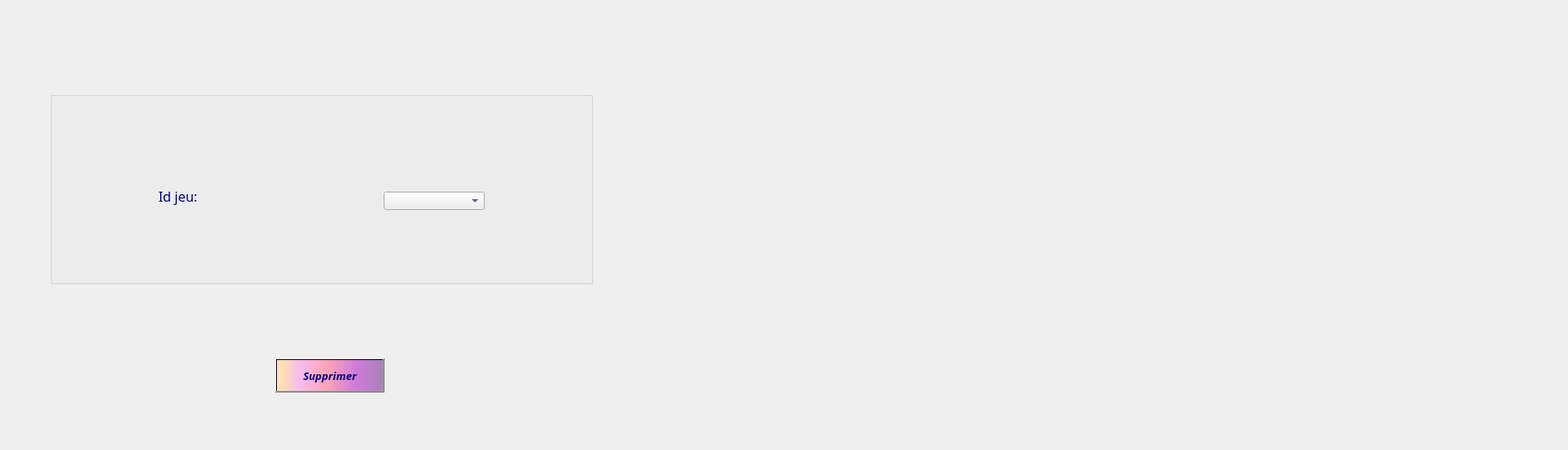
     <widget class="QWidget" name="tab_8">
      <attribute name="title">
       <string>Supprimer</string>
      </attribute>
      <widget class="QGroupBox" name="groupBox_suppCl_5">
       <property name="geometry">
        <rect>
         <x>60</x>
         <y>110</y>
         <width>651</width>
         <height>231</height>
        </rect>
       </property>
       <property name="font">
        <font>
         <family>Lucida Calligraphy</family>
         <pointsize>16</pointsize>
         <weight>50</weight>
         <bold>false</bold>
        </font>
       </property>
       <property name="cursor">
        <cursorShape>ArrowCursor</cursorShape>
       </property>
       <property name="acceptDrops">
        <bool>false</bool>
       </property>
       <property name="layoutDirection">
        <enum>Qt::LeftToRight</enum>
       </property>
       <property name="autoFillBackground">
        <bool>false</bool>
       </property>
       <property name="styleSheet">
        <string notr="true">color:rgb(0, 0, 127);
background-color: qconicalgradient(cx:0, cy:0, angle:135, stop:0 rgba(255, 170, 232, 69), stop:0.0753769 rgba(255, 170, 255, 69), stop:0.221106 rgba(255, 170, 255, 208), stop:0.351759 rgba(255, 192, 255, 0), stop:0.422111 rgba(255, 85, 255, 130), stop:0.437186 rgba(255, 170, 255, 145), stop:0.518717 rgba(255, 170, 255, 130), stop:0.527638 rgba(255, 170, 255, 69), stop:0.562814 rgba(255, 170, 255, 130), stop:1 rgba(255, 255, 0, 69));</string>
       </property>
       <property name="title">
        <string/>
       </property>
       <widget class="QLabel" name="label_55">
        <property name="geometry">
         <rect>
          <x>168</x>
          <y>318</y>
          <width>2101</width>
          <height>2211</height>
         </rect>
        </property>
        <property name="text">
         <string/>
        </property>
        <property name="pixmap">
         <pixmap>../../../../Users/youta/Documents/Clients_cadeaux/macaron.jpg</pixmap>
        </property>
       </widget>
       <widget class="QComboBox" name="comboBox_suppjeu_2">
        <property name="geometry">
         <rect>
          <x>400</x>
          <y>120</y>
          <width>121</width>
          <height>22</height>
         </rect>
        </property>
       </widget>
       <widget class="QLabel" name="idj_supprimer_2">
        <property name="geometry">
         <rect>
          <x>130</x>
          <y>110</y>
          <width>171</width>
          <height>31</height>
         </rect>
        </property>
        <property name="font">
         <font>
          <family>Lucida Calligraphy</family>
          <pointsize>12</pointsize>
         </font>
        </property>
        <property name="styleSheet">
         <string notr="true">color: rgb(0, 0, 127);
border-color: rgb(170, 0, 255);</string>
        </property>
        <property name="text">
         <string>Id jeu:</string>
        </property>
       </widget>
      </widget>
      <widget class="QPushButton" name="pushButton_suppjeu_2">
       <property name="geometry">
        <rect>
         <x>330</x>
         <y>430</y>
         <width>131</width>
         <height>41</height>
        </rect>
       </property>
       <property name="font">
        <font>
         <family>Lucida Calligraphy</family>
         <pointsize>10</pointsize>
         <weight>75</weight>
         <italic>true</italic>
         <bold>true</bold>
         <underline>false</underline>
         <strikeout>false</strikeout>
        </font>
       </property>
       <property name="styleSheet">
        <string notr="true">background-color: qlineargradient(spread:pad, x1:1, y1:0, x2:1, y2:0, stop:0.919598 rgba(255, 0, 111, 255), stop:0.98 rgba(0, 0, 0, 255), stop:1 rgba(235, 148, 61, 255));
color: rgb(0, 0, 127);
background-color: qlineargradient(spread:pad, x1:0, y1:0, x2:1, y2:0, stop:0.0100503 rgba(252, 222, 204, 255), stop:0.0502513 rgba(254, 223, 175, 255), stop:0.211055 rgba(246, 189, 237, 255), stop:0.487437 rgba(249, 162, 183, 255), stop:0.753769 rgba(206, 122, 218, 255), stop:1 rgba(170, 128, 185, 255));</string>
       </property>
       <property name="text">
        <string>Supprimer</string>
       </property>
       <property name="icon">
        <iconset>
         <normaloff>../../../../../../../../../../images_projets/téléchargement.png</normaloff>../../../../../../../../../../images_projets/téléchargement.png</iconset>
       </property>
       <property name="iconSize">
        <size>
         <width>30</width>
         <height>50</height>
        </size>
       </property>
       <property name="checkable">
        <bool>false</bool>
       </property>
       <property name="autoRepeatDelay">
        <number>303</number>
       </property>
      </widget>
      <widget class="QLabel" name="label_26">
       <property name="geometry">
        <rect>
         <x>-930</x>
         <y>0</y>
         <width>1871</width>
         <height>531</height>
        </rect>
       </property>
       <property name="text">
        <string/>
       </property>
       <property name="pixmap">
        <pixmap>../../../../../../../../../../images_projets/cake-balls-4139984_1920.jpg</pixmap>
       </property>
      </widget>
      <zorder>label_26</zorder>
      <zorder>groupBox_suppCl_5</zorder>
      <zorder>pushButton_suppjeu_2</zorder>
     </widget>
